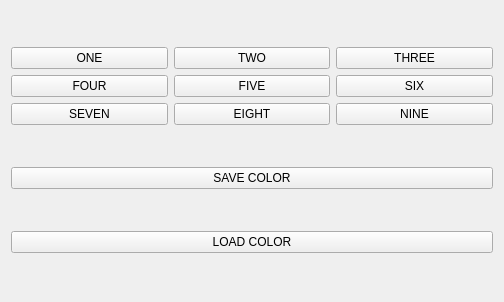
<?xml version="1.0" encoding="UTF-8"?>
<ui version="4.0">
 <class>Widget</class>
 <widget class="QWidget" name="Widget">
  <property name="geometry">
   <rect>
    <x>0</x>
    <y>0</y>
    <width>504</width>
    <height>302</height>
   </rect>
  </property>
  <property name="windowTitle">
   <string>Widget</string>
  </property>
  <layout class="QVBoxLayout" name="verticalLayout">
   <item>
    <layout class="QGridLayout" name="gridLayout">
     <item row="0" column="0">
      <widget class="QPushButton" name="Button_1">
       <property name="text">
        <string>ONE</string>
       </property>
      </widget>
     </item>
     <item row="0" column="1">
      <widget class="QPushButton" name="Button_2">
       <property name="text">
        <string>TWO</string>
       </property>
      </widget>
     </item>
     <item row="0" column="2">
      <widget class="QPushButton" name="Button_3">
       <property name="text">
        <string>THREE</string>
       </property>
      </widget>
     </item>
     <item row="1" column="0">
      <widget class="QPushButton" name="Button_4">
       <property name="text">
        <string>FOUR</string>
       </property>
      </widget>
     </item>
     <item row="1" column="1">
      <widget class="QPushButton" name="Button_5">
       <property name="text">
        <string>FIVE</string>
       </property>
      </widget>
     </item>
     <item row="1" column="2">
      <widget class="QPushButton" name="Button_6">
       <property name="text">
        <string>SIX</string>
       </property>
      </widget>
     </item>
     <item row="2" column="0">
      <widget class="QPushButton" name="Button_7">
       <property name="text">
        <string>SEVEN</string>
       </property>
      </widget>
     </item>
     <item row="2" column="1">
      <widget class="QPushButton" name="Button_8">
       <property name="text">
        <string>EIGHT</string>
       </property>
      </widget>
     </item>
     <item row="2" column="2">
      <widget class="QPushButton" name="Button_9">
       <property name="text">
        <string>NINE</string>
       </property>
      </widget>
     </item>
    </layout>
   </item>
   <item>
    <widget class="QPushButton" name="SaveColor">
     <property name="text">
      <string>SAVE COLOR</string>
     </property>
    </widget>
   </item>
   <item>
    <widget class="QPushButton" name="LoadColor">
     <property name="text">
      <string>LOAD COLOR</string>
     </property>
    </widget>
   </item>
  </layout>
 </widget>
 <resources/>
 <connections/>
</ui>
